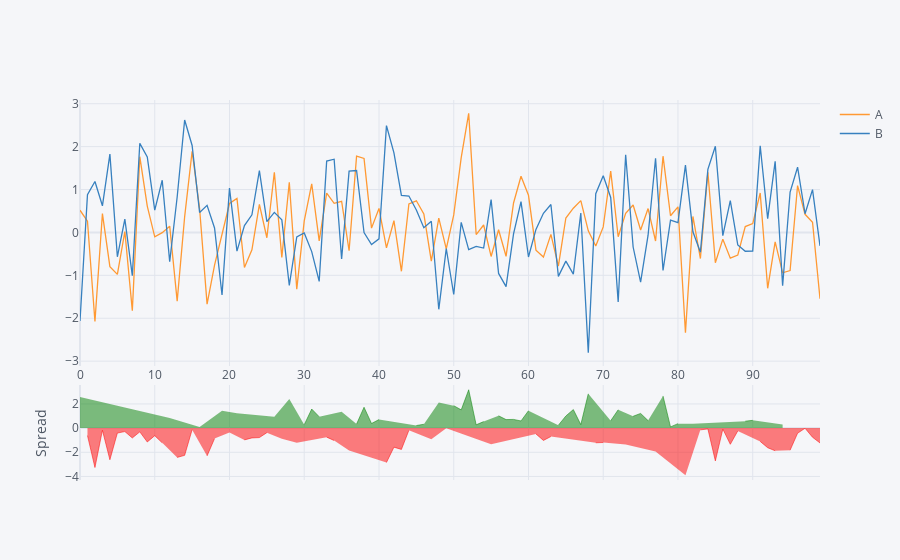

The notebook cell this image was saved under:
### Code cell
fake_df[['A','B']].iplot(kind='spread')
